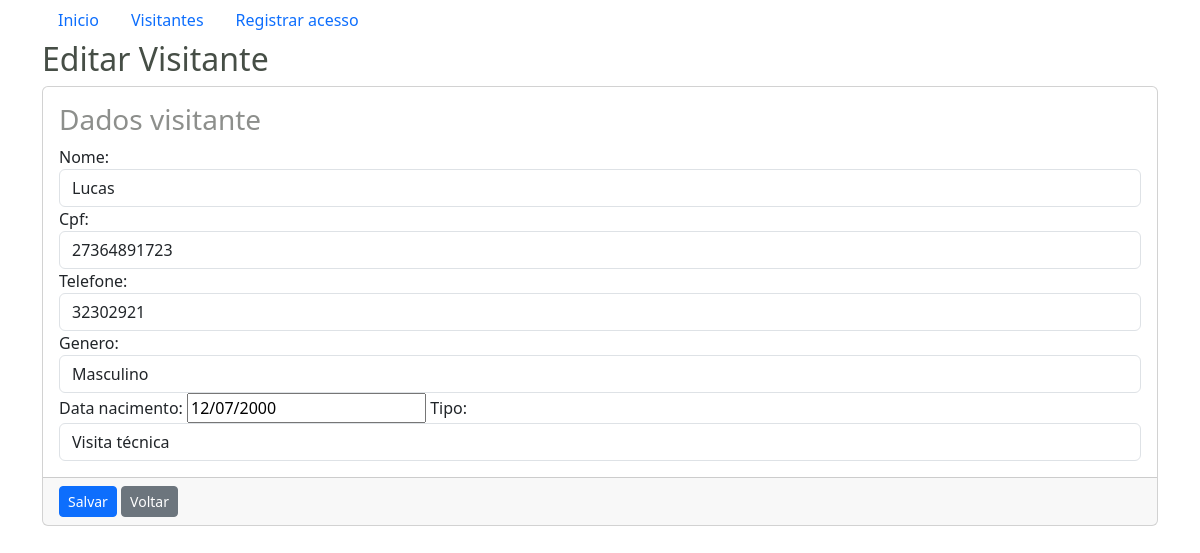
The page /visitante/editar/1/ on the database its author committed.
### acesso/models.py (models this page shows, shortened)
class Pessoa(models.Model):
    SEXO_CHOICES = (
        ('M', 'Masculino'),
        ('F', 'Feminino')
    )
    nome = models.CharField(max_length=256, blank=False, null=False)
    cpf = models.CharField(max_length=11, blank=False, null=False)
    telefone = models.CharField(max_length=11, blank=True, null=True)
    genero = models.CharField(max_length=1, choices=SEXO_CHOICES, blank=False, null=False)
    data_nacimento = models.DateField(blank=False, null=False)

class Visitante(Pessoa):
    TIPO_CHOICES = (
    ('E', 'Escola'),
    ('D', 'Delivery'),
    ('V', 'Visita técnica'),
     )
    tipo = models.CharField(max_length=1, choices=TIPO_CHOICES, blank=False, null=False)

### acesso/views.py (the view)
# urls.py: path('visitante/editar/<int:visitante_id>/', views.editar_visitante, name='editar_visitante'),
def editar_visitante(request, visitante_id):
    visitante = get_object_or_404(Visitante, id=visitante_id)
    form_visitante = VisitanteForm(instance=visitante)
    if request.method == 'POST':
        form_visitante = VisitanteForm(request.POST, instance=visitante)
        if form_visitante.is_valid():
            form_visitante.save()
            return redirect('visitante' , visitante.id)
    context = { "visitante": visitante, "form_visitante": form_visitante }
    return render(request, 'visitante/edit.html', context)

### acesso/forms.py
class VisitanteForm(forms.ModelForm):
    class Meta:
      model = Visitante
      fields = '__all__'
      widgets = {
        'tipo': forms.Select(
          attrs = {
            'class': 'form-control'
          }
        ),
        'nome': forms.TextInput(
          attrs = {
            'class': 'form-control'
          }
        ),
        'cpf': forms.NumberInput(
          attrs = {
            'class': 'form-control'
          }
        ),
        'telefone': forms.NumberInput(
          attrs = {
            'class': 'form-control'
          }
        ),
        'genero': forms.Select(
          attrs = {
            'class': 'form-control'
          }
        ),
        'data_nascimento': forms.DateInput(
          attrs = {
            'class': 'form-control'
          }
        ),
      }

### acesso/templates/visitante/edit.html (shortened to what this page needs)
{% extends "base.html" %}
{% block content %}
	<h2>Editar Visitante</h2>
  <form method="POST" enctype="multipart/form-data">
    <div class="card">
      <div class="card-body">
        <div class="card-title">
          <h3>Dados visitante</h3>
        </div>
        {{form_visitante}}
      </div>
      <div class="card-footer">
        <input type="submit" value="Salvar" class="btn btn-sm btn-primary">
        <a href="{% url 'visitante' visitante.id %}" class="btn btn-sm btn-secondary">Voltar</a>
      </div>
    </div>
  </form>
{% endblock %}

### acesso/static/acesso/base.css (style rules this page uses)
h2 { color: rgb(70, 78, 70); }
h3 { color: rgb(141, 143, 140); }
.card { margin-bottom: 2rem; }

### rows shown on the page
Pessoa: nome "Lucas", cpf "27364891723", telefone "32302921"
Visitante: tipo "Visita técnica"
